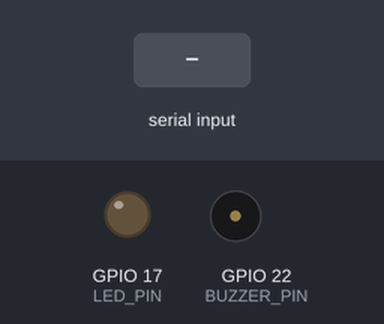
A program run on a simulated Raspberry Pi (BCM pin numbers). Shown: output pins drawn as LEDs (lit = HIGH), buzzer (waves = sounding, pin HIGH). The inputs (shaded band) are chosen by the test bench. What the program prints to the terminal is not drawn.

Above: at 1.2 s.
1.3 s: "." typed at the terminal, then Enter
At 1.67 s:
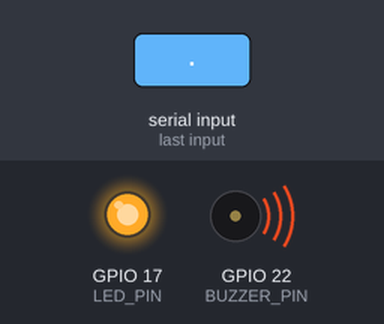
4.3 s: "-" typed at the terminal, then Enter
5.8 s: "chart" typed at the terminal, then Enter
Timing chart, 0 to 8.8 s (numbered marks = the images above; inputs shaded):
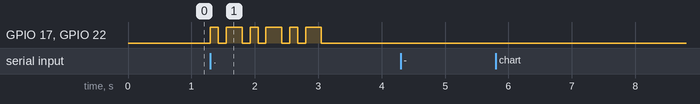

Measured:
- after the input at 1.3 s, GPIO 17 (LED_PIN), GPIO 22 (BUZZER_PIN): LOW → HIGH at once, then repeats every 0.63 s: LOW 0.13 s, HIGH 0.25 s, LOW 0.13 s, HIGH 0.13 s, until it stays LOW from 3.1 s
- after the input at 4.3 s, every drawn part: stays the same
- after the input at 5.8 s, every drawn part: stays the same

The program:

3.1.7_MorseCodeGenerator.py
```python
#!/usr/bin/env python3
"""
Morse Code Generator
LED + Buzzer Morse Code Output

This program converts text messages to Morse code and outputs them
using an LED and buzzer for visual and audio feedback.
"""

import time
import signal
import sys
try:
    import RPi.GPIO as GPIO
except ImportError:
    print("❌ Required libraries not found!")
    print("Please install: sudo apt-get install python3-rpi.gpio")
    sys.exit(1)

# --- Hardware Configuration ---
BUZZER_PIN = 22        # GPIO pin for buzzer
LED_PIN =  17          # GPIO pin for LED
DOT_DURATION = 0.125   # Duration for dot (seconds)
DASH_DURATION = 0.250  # Duration for dash (seconds)
MAX_INPUT_SIZE = 100   # Maximum input string length

# --- Morse Code Dictionary ---
MORSE_DICTIONARY = {
    # Letters A-Z
    'A': '.-',   'B': '-...', 'C': '-.-.', 'D': '-..', 'E': '.',
    'F': '..-.', 'G': '--.',  'H': '....', 'I': '..',  'J': '.---',
    'K': '-.-',  'L': '.-..', 'M': '--',   'N': '-.',  'O': '---',
    'P': '.--.', 'Q': '--.-', 'R': '.-.',  'S': '...', 'T': '-',
    'U': '..-',  'V': '...-', 'W': '.--',  'X': '-..-', 'Y': '-.--',
    'Z': '--..',

    # Numbers 0-9
    '0': '-----', '1': '.----', '2': '..---', '3': '...--', '4': '....-',
    '5': '.....', '6': '-....', '7': '--...', '8': '---..', '9': '----.',

    # Special characters
    '?': '..--..', '/': '-..-.', ',': '--..--', '.': '.-.-.-',
    ';': '-.-.-.', '!': '-.-.--', '@': '.--.-.',  ':': '---...'
}

class MorseCodeGenerator:
    """Morse code generator using LED and buzzer output"""

    def __init__(self):
        """Initialize the Morse code generator"""
        self.setup_hardware()

    def find_morse_pattern(self, character):
        """
        Find Morse code pattern for a character

        Args:
            character: Character to look up

        Returns:
            Morse code pattern string, or None if not found
        """
        return MORSE_DICTIONARY.get(character.upper())

    def signal_on(self):
        """Turn on LED and buzzer"""
        GPIO.output(LED_PIN, GPIO.HIGH)
        GPIO.output(BUZZER_PIN, GPIO.HIGH)

    def signal_off(self):
        """Turn off LED and buzzer"""
        GPIO.output(LED_PIN, GPIO.LOW)
        GPIO.output(BUZZER_PIN, GPIO.LOW)

    def play_signal(self, duration):
        """
        Play a dot or dash signal

        Args:
            duration: Signal duration in seconds
        """
        self.signal_on()
        time.sleep(duration)
        self.signal_off()
        time.sleep(DOT_DURATION)  # Short pause between dots/dashes

    def play_morse_character(self, character):
        """
        Convert and play a single character as Morse code

        Args:
            character: Character to convert and play
        """
        # Skip spaces (use as word separator)
        if character == ' ':
            time.sleep(DASH_DURATION * 2)  # Long pause for word separation
            return

        # Find Morse pattern
        pattern = self.find_morse_pattern(character)
        if pattern is None:
            print(f"⚠️ Character '{character}' not supported")
            return

        print(f"📡 {character.upper()} → {pattern}")

        # Play each dot/dash in the pattern
        for symbol in pattern:
            if symbol == '.':
                self.play_signal(DOT_DURATION)
            elif symbol == '-':
                self.play_signal(DASH_DURATION)

        # Pause between characters
        time.sleep(DASH_DURATION)

    def play_morse_message(self, message):
        """
        Convert and play entire message as Morse code

        Args:
            message: Text message to convert
        """
        print(f"\n🎵 Playing Morse code for: \"{message}\"")
        print("--- Morse Code Output ---")

        for character in message:
            self.play_morse_character(character)

        print("✅ Transmission complete!\n")

    def setup_hardware(self):
        """Initialize hardware pins"""
        print("🔧 Initializing Morse Code Generator...")

        # Setup GPIO
        GPIO.setmode(GPIO.BCM)
        GPIO.setwarnings(False)

        # Setup output pins
        GPIO.setup(BUZZER_PIN, GPIO.OUT)
        GPIO.setup(LED_PIN, GPIO.OUT)

        # Ensure outputs are off initially
        self.signal_off()

        print(f"📻 Buzzer pin: {BUZZER_PIN}")
        print(f"💡 LED pin: {LED_PIN}")
        print(f"⏱️ Dot duration: {DOT_DURATION*1000:.0f}ms, Dash duration: {DASH_DURATION*1000:.0f}ms")
        print("✅ Hardware ready!\n")

    def display_supported_characters(self):
        """Display available characters"""
        print("📝 Supported characters:")
        print("   Letters: A-Z")
        print("   Numbers: 0-9")
        print("   Special: ? / , . ; ! @ :")
        print("   Spaces are used as word separators\n")

    def display_morse_chart(self):
        """Display complete Morse code chart"""
        print("📊 Morse Code Reference Chart:")
        print("=" * 50)

        # Letters
        print("LETTERS:")
        for i, (char, code) in enumerate(sorted(MORSE_DICTIONARY.items())[:26]):
            print(f"{char}: {code:<6}", end="")
            if (i + 1) % 6 == 0:
                print()
        print()

        # Numbers
        print("\nNUMBERS:")
        numbers = {k: v for k, v in MORSE_DICTIONARY.items() if k.isdigit()}
        for i, (char, code) in enumerate(sorted(numbers.items())):
            print(f"{char}: {code:<6}", end="")
            if (i + 1) % 5 == 0:
                print()
        print()

        # Special characters
        print("\nSPECIAL:")
        special = {k: v for k, v in MORSE_DICTIONARY.items() if not k.isalnum()}
        for i, (char, code) in enumerate(sorted(special.items())):
            print(f"{char}: {code:<8}", end="")
            if (i + 1) % 4 == 0:
                print()
        print("\n" + "=" * 50 + "\n")

    def morse_generator_loop(self):
        """Main program loop"""
        print("🎯 Morse Code Generator active!")
        print("Commands:")
        print("  - Type your message and press Enter to convert to Morse code")
        print("  - Type 'chart' to display the Morse code reference")
        print("  - Type 'help' to show supported characters")
        print("  - Press Ctrl+C to exit\n")

        self.display_supported_characters()

        try:
            while True:
                try:
                    message = input("💬 Enter message (or 'chart'/'help'): ").strip()

                    # Handle special commands
                    if message.lower() == 'chart':
                        self.display_morse_chart()
                        continue
                    elif message.lower() == 'help':
                        self.display_supported_characters()
                        continue
                    elif message == '':
                        print("⚠️ Empty message. Please enter some text.\n")
                        continue

                    # Play the Morse code
                    self.play_morse_message(message)

                except EOFError:
                    # Handle Ctrl+D
                    self.cleanup_exit(None)

        except KeyboardInterrupt:
            self.cleanup_exit(None)

    def cleanup_exit(self, signum):
        """Clean up and exit"""
        print("\n🧹 Shutting down Morse code generator...")

        # Turn off all outputs
        self.signal_off()

        # Cleanup GPIO
        GPIO.cleanup()

        print("✅ Goodbye!")
        sys.exit(0)

def main():
    """Main function"""
    print("=== Morse Code Generator ===")
    print("LED + Buzzer Morse Code Output\n")

    # Create Morse code generator
    generator = MorseCodeGenerator()

    # Handle Ctrl+C
    signal.signal(signal.SIGINT, generator.cleanup_exit)

    # Start main loop
    generator.morse_generator_loop()

if __name__ == '__main__':
    main()
```
